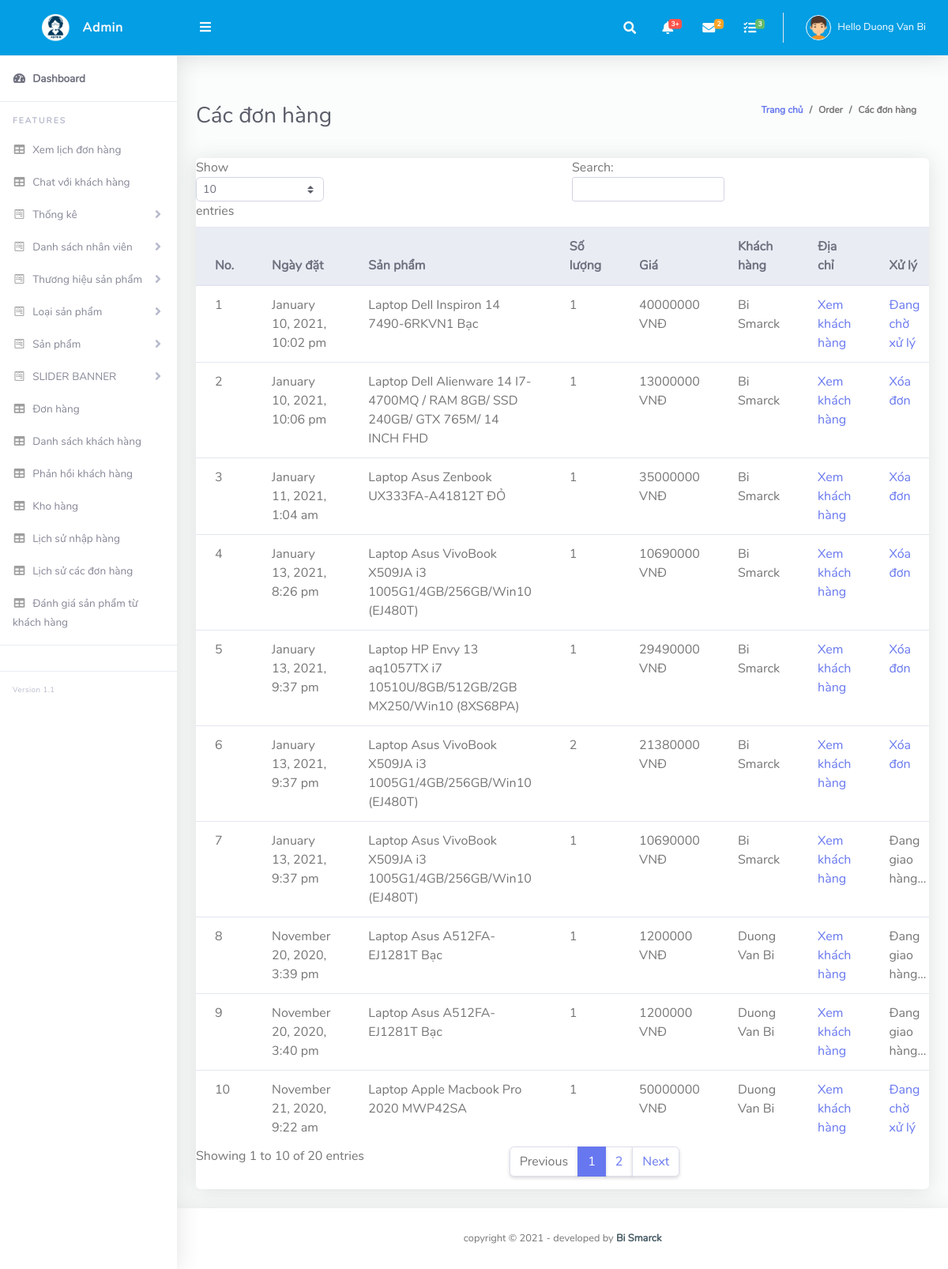
/admin/inbox.php (signed in), run on the app's committed database.
### tables this page shows
CREATE TABLE `order_cus` (
  `id` int(11) NOT NULL,
  `productId` int(11) NOT NULL,
  `productName` varchar(255) NOT NULL,
  `customer_id` int(11) NOT NULL,
  `quantity` int(11) NOT NULL,
  `price` varchar(255) NOT NULL,
  `image` varchar(255) NOT NULL,
  `status` int(11) NOT NULL DEFAULT 0,
  `date_order` datetime NOT NULL DEFAULT current_timestamp()
);

CREATE TABLE `account` (
  `id` int(11) NOT NULL,
  `name` varchar(255) NOT NULL,
  `address` varchar(255) NOT NULL,
  `country` varchar(255) NOT NULL,
  `phone` varchar(255) NOT NULL,
  `email` varchar(255) NOT NULL,
  `User` varchar(255) NOT NULL,
  `password` varchar(255) NOT NULL,
  `Matk` int(11) NOT NULL
);

### lib/session.php (called while the page is built, shortened)
<?php
class Session{
 public static function get($key){
    if (isset($_SESSION[$key])) {
     return $_SESSION[$key];
    } else {
     return false;
    }
 }
}
?>

### lib/database.php (called while the page is built, shortened)
<?php
Class Database extends PDO{
   public $host   = host_db;
   public $user   = user_db;
   public $pass   = pass_db;
   public $dbname = name_db;
   public $link;
private function connectDB(){
   $this->link = new mysqli($this->host, $this->user, $this->pass,
    $this->dbname);
 }
public function select($query){
  $result = $this->link->query($query) or
   die($this->link->error.__LINE__);
  if($result->num_rows > 0){
    return $result;
  } else {
    return false;
  }
 }
}

### classes/cart.php (called while the page is built, shortened)
<?php
	$filepath = realpath(dirname(__FILE__));
	include_once ($filepath.'/../lib/database.php');
	include_once ($filepath.'/../helpers/format.php');
?>
<?php
	class cart
	{
		private $db;
		public function __construct()
		{
			$this->db = new Database();
		}
		public function get_inbox_cart()
		{
			$query = "SELECT order_cus.*, order_cus.customer_id,account.name from order_cus,account where order_cus.customer_id=account.id order by order_cus.customer_id desc";
			$get_inbox_cart = $this->db->select($query);
			return $get_inbox_cart;
		}
	}
?>

### helpers/format.php (called while the page is built, shortened)
<?php
class Format{
 public function formatDate($date){
    return date('F j, Y, g:i a', strtotime($date));
 }
}
?>

### admin/inbox.php (the view, shortened to what this page needs)
<?php include 'inc/header.php';?>
<?php include 'inc/headertop.php';?>
<?php
	$filepath = realpath(dirname(__FILE__));
	include_once ($filepath.'/../classes/cart.php');
	include_once ($filepath.'/../helpers/format.php');
 ?>
   <div class="container-fluid" id="container-wrapper">
          <div class="d-sm-flex align-items-center justify-content-between mb-4">
            <h1 class="h3 mb-0 text-gray-800">Các đơn hàng</h1>
            <ol class="breadcrumb">
              <li class="breadcrumb-item"><a href="./">Trang chủ</a></li>
              <li class="breadcrumb-item">Order</li>
              <li class="breadcrumb-item active" aria-current="page">Các đơn hàng</li>
            </ol>
          </div>
<div class="row">
	<div class="col-lg-12 mb-4">
		<div class="card">
			<div class="table-responsive">
				<table class="table align-items-center table-flush" id="table1">
						<thead class="thead-light">
						<tr>
							<th>No.</th>
							<th>Ngày đặt</th>
							<th>Sản phẩm</th>
							<th>Số lượng</th>
							<th>Giá</th>
							<th>Khách hàng</th>
							<th>Địa chỉ</th>
							<th>Xử lý</th>
						</tr>
					</thead>
					<tbody>
						<?php
						$ct = new cart();
						$fm = new Format();
						$get_inbox_cart = $ct -> get_inbox_cart();
						if ($get_inbox_cart) {
							$i=0;
							while ($result = $get_inbox_cart->fetch_assoc()) {
								$i++;
						 ?>
						<tr class="odd gradeX">
							<td><?php echo $i; ?></td>
							<td><?php echo $fm->FormatDate($result['date_order']); ?></td>
							<td><?php echo $result['productName'] ?> </td>
							<td><?php echo $result['quantity'] ?></td>
							<td><?php echo $result['price'].' VNĐ' ?></td>
							<td><?php echo $result['name'] ?></td>
							<td><a href="customer.php?customerid=<?php echo $result['customer_id'] ?>">Xem khách hàng</a></td>
							<td>
								<?php
								if($result['status']==0){
								 ?>
								<a href="?shiftid=<?php echo $result['id'] ?>&qty=<?php echo $result['quantity'] ?>&proid=<?php echo $result['productId'] ?>&price=<?php echo $result['price']; ?>&time=<?php echo $result['date_order'] ?>">Đang chờ xử lý
								<?php
								}elseif($result['status']==1) {
								 ?>
								<?php
								echo 'Đang giao hàng...';
								 ?>
								<?php
								}elseif($result['status']==2) {
								 ?>
								<a href="?delid=<?php echo $result['id'] ?>&price=<?php echo $result['price']; ?>&time=<?php echo $result['date_order'] ?>">Xóa đơn</a>
								 <?php
								}
								 ?>
							</td>
						</tr>
						<?php
						}
						}
						 ?>
					</tbody>
				</table>
			</div>
		</div></div>
	</div>
</div>
<?php include 'inc/footer.php';?>

### admin/inc/header.php (shortened to what this page needs)
<?php
include '../lib/session.php';
?>
<!DOCTYPE html>
<html lang="en">
<head>
  <link href="vendor/fontawesome-free/css/all.min.css" rel="stylesheet" type="text/css">
  <link href="vendor/bootstrap/css/bootstrap.min.css" rel="stylesheet" type="text/css">
  <link href="css/admin.css" rel="stylesheet">
</head>
<body id="page-top">
  <div id="wrapper">
    <ul class="navbar-nav sidebar sidebar-light accordion" id="accordionSidebar">
      <a class="sidebar-brand d-flex align-items-center justify-content-center" href="index.php">
        <div class="sidebar-brand-icon">
          <img src="img/logo/logo.png">
        </div>
        <div class="sidebar-brand-text mx-3">Admin</div>
      </a>
      <hr class="sidebar-divider my-0">
      <li class="nav-item active">
        <a class="nav-link" href="index.php">
          <i class="fas fa-fw fa-tachometer-alt"></i>
          <span>Dashboard</span></a>
      </li>
      <hr class="sidebar-divider">
      <div class="sidebar-heading">
        Features
      </div>
            <li class="nav-item">
        <a class="nav-link collapsed" href="calendar/calendars.php"
          >
          <i class="fas fa-fw fa-table"></i>
          <span>Xem lịch đơn hàng</span>
        </a>
      </li>
       <li class="nav-item">
        <a class="nav-link collapsed" href="https://dashboard.tawk.to/#/monitoring" target="blank"
          >
          <i class="fas fa-fw fa-table"></i>
          <span>Chat với khách hàng</span>
        </a>
      </li>
        <li class="nav-item" >
        <a class="nav-link collapsed" href="#" data-toggle="collapse" data-target="#collapsethongke" aria-expanded="true"
          aria-controls="collapseForm">
          <i class="fab fa-fw fa-wpforms"></i>
          <span>Thống kê</span>
        </a>
      </li>
             <?php if(Session::get('admintk')=='1') { ?>
  <li class="nav-item" >
        <a class="nav-link collapsed" href="#" data-toggle="collapse" data-target="#collapsestaff" aria-expanded="true"
          aria-controls="collapseForm">
          <i class="fab fa-fw fa-wpforms"></i>
          <span>Danh sách nhân viên</span>
        </a>
      </li>
<?php } ?>
           <li class="nav-item" >
        <a class="nav-link collapsed" href="#" data-toggle="collapse" data-target="#collapseBrand" aria-expanded="true"
          aria-controls="collapseForm">
          <i class="fab fa-fw fa-wpforms"></i>
          <span>Thương hiệu sản phẩm</span>
        </a>
      </li>
  <li class="nav-item">
        <a class="nav-link collapsed" href="#" data-toggle="collapse" data-target="#collapseCat" aria-expanded="true"
          aria-controls="collapseForm">
          <i class="fab fa-fw fa-wpforms"></i>
          <span>Loại sản phẩm</span>
        </a>
      </li>
       <li class="nav-item">
        <a class="nav-link collapsed" href="#" data-toggle="collapse" data-target="#collapseProduct" aria-expanded="true"
          aria-controls="collapseForm">
          <i class="fab fa-fw fa-wpforms"></i>
          <span>Sản phẩm</span>
        </a>
      </li>
      <li class="nav-item">
        <a class="nav-link collapsed" href="#" data-toggle="collapse" data-target="#collapseslide" aria-expanded="true"
          aria-controls="collapseForm">
          <i class="fab fa-fw fa-wpforms"></i>
          <span>SLIDER BANNER</span>
        </a>
      </li>
      <li class="nav-item" style="display: block;">
        <a class="nav-link collapsed" href="inbox.php"
          >
          <i class="fas fa-fw fa-table"></i>
          <span>Đơn hàng</span>
        </a>
      </li>
       <li class="nav-item">
        <a class="nav-link collapsed" href="showcus.php"
          >
          <i class="fas fa-fw fa-table"></i>
          <span>Danh sách khách hàng</span>
        </a>
      </li>
      <li class="nav-item">
        <a class="nav-link collapsed" href="showfeedback.php"
          >
          <i class="fas fa-fw fa-table"></i>
          <span>Phản hồi khách hàng</span>
        </a>
      </li>
       <li class="nav-item">
        <a class="nav-link collapsed" href="showwarehouse.php"
          >
          <i class="fas fa-fw fa-table"></i>
          <span>Kho hàng</span>
        </a>
      </li>
      <li class="nav-item">
        <a class="nav-link collapsed" href="warehouse.php"
          >
          <i class="fas fa-fw fa-table"></i>
          <span>Lịch sử nhập hàng</span>
        </a>
      </li>
      <li class="nav-item">
        <a class="nav-link collapsed" href="showpayment.php"
          >
          <i class="fas fa-fw fa-table"></i>
          <span>Lịch sử các đơn hàng</span>
        </a>
      </li>
       <li class="nav-item">
        <a class="nav-link collapsed" href="show_comment.php"
          >
          <i class="fas fa-fw fa-table"></i>
          <span>Đánh giá sản phẩm từ khách hàng</span>
        </a>
      </li>
      <hr class="sidebar-divider">
      <hr class="sidebar-divider">
      <div class="version" id="version-ruangadmin"></div>
    </ul>

### admin/inc/headertop.php (shortened to what this page needs)
<div id="content-wrapper" class="d-flex flex-column">
  <div id="content">
    <nav class="navbar navbar-expand navbar-light bg-navbar topbar mb-4 static-top">
      <button id="sidebarToggleTop" class="btn btn-link rounded-circle mr-3">
        <i class="fa fa-bars"></i>
      </button>
      <ul class="navbar-nav ml-auto">
        <li class="nav-item dropdown no-arrow">
          <a class="nav-link dropdown-toggle" href="#" id="searchDropdown" role="button" data-toggle="dropdown"
            aria-haspopup="true" aria-expanded="false">
            <i class="fas fa-search fa-fw"></i>
          </a>
        </li>
        <li class="nav-item dropdown no-arrow mx-1">
          <a class="nav-link dropdown-toggle" href="#" id="alertsDropdown" role="button" data-toggle="dropdown"
            aria-haspopup="true" aria-expanded="false">
            <i class="fas fa-bell fa-fw"></i>
            <span class="badge badge-danger badge-counter">3+</span>
          </a>
        </li>
        <li class="nav-item dropdown no-arrow mx-1">
          <a class="nav-link dropdown-toggle" href="#" id="messagesDropdown" role="button" data-toggle="dropdown"
            aria-haspopup="true" aria-expanded="false">
            <i class="fas fa-envelope fa-fw"></i>
            <span class="badge badge-warning badge-counter">2</span>
          </a>
        </li>
        <li class="nav-item dropdown no-arrow mx-1">
          <a class="nav-link dropdown-toggle" href="#" id="messagesDropdown" role="button" data-toggle="dropdown"
            aria-haspopup="true" aria-expanded="false">
            <i class="fas fa-tasks fa-fw"></i>
            <span class="badge badge-success badge-counter">3</span>
          </a>
        </li>
        <li class="nav-item dropdown no-arrow">
          <a class="nav-link dropdown-toggle" href="#" id="userDropdown" role="button" data-toggle="dropdown"
            aria-haspopup="true" aria-expanded="false">
            <img class="img-profile rounded-circle" src="img/boy.png" style="max-width: 60px">
            <span class="ml-2 d-none d-lg-inline text-white small">Hello <?php echo Session::get('adminName'); ?>
            </span>
          </a>
        </li>
      </ul>
    </nav>

### admin/inc/footer.php (shortened to what this page needs)
      <footer class="sticky-footer bg-white">
        <div class="container my-auto">
          <div class="copyright text-center my-auto">
            <span>copyright &copy; <script> document.write(new Date().getFullYear()); </script> - developed by
              <b><a href="" target="_blank">Bi Smarck</a></b>
            </span>
          </div>
        </div>
      </footer>
    </div>
  </div>
</body>
</html>

### data on the page
order_cus: date_order "January 10, 2021, 10:02 pm", productName "Laptop Dell Inspiron 14 7490-6RKVN1 Bạc", quantity "1", price "40000000", account.name "Bi Smarck"
order_cus: date_order "January 10, 2021, 10:06 pm", productName "Laptop Dell Alienware 14 I7-4700MQ / RAM 8GB/ SSD 240GB/ GTX 765M/ 14 INCH FHD", quantity "1", price "13000000", account.name "Bi Smarck"
order_cus: date_order "January 11, 2021, 1:04 am", productName "Laptop Asus Zenbook UX333FA-A41812T ĐỎ", quantity "1", price "35000000", account.name "Bi Smarck"
order_cus: date_order "January 13, 2021, 8:26 pm", productName "Laptop Asus VivoBook X509JA i3 1005G1/4GB/256GB/Win10 (EJ480T)", quantity "1", price "10690000", account.name "Bi Smarck"
order_cus: date_order "January 13, 2021, 9:37 pm", productName "Laptop HP Envy 13 aq1057TX i7 10510U/8GB/512GB/2GB MX250/Win10 (8XS68PA)", quantity "1", price "29490000", account.name "Bi Smarck"
order_cus: date_order "January 13, 2021, 9:37 pm", productName "Laptop Asus VivoBook X509JA i3 1005G1/4GB/256GB/Win10 (EJ480T)", quantity "2", price "21380000", account.name "Bi Smarck"
order_cus: date_order "January 13, 2021, 9:37 pm", productName "Laptop Asus VivoBook X509JA i3 1005G1/4GB/256GB/Win10 (EJ480T)", quantity "1", price "10690000", account.name "Bi Smarck", status "Đang giao hàng..."
order_cus: date_order "November 20, 2020, 3:39 pm", productName "Laptop Asus A512FA-EJ1281T Bạc", quantity "1", price "1200000", account.name "Duong Van Bi", status "Đang giao hàng..."
order_cus: date_order "November 20, 2020, 3:40 pm", productName "Laptop Asus A512FA-EJ1281T Bạc", quantity "1", price "1200000", account.name "Duong Van Bi", status "Đang giao hàng..."
order_cus: date_order "November 21, 2020, 9:22 am", productName "Laptop Apple Macbook Pro 2020 MWP42SA", quantity "1", price "50000000", account.name "Duong Van Bi"

### other printed values
Session::get('adminName') "Duong Van Bi"
